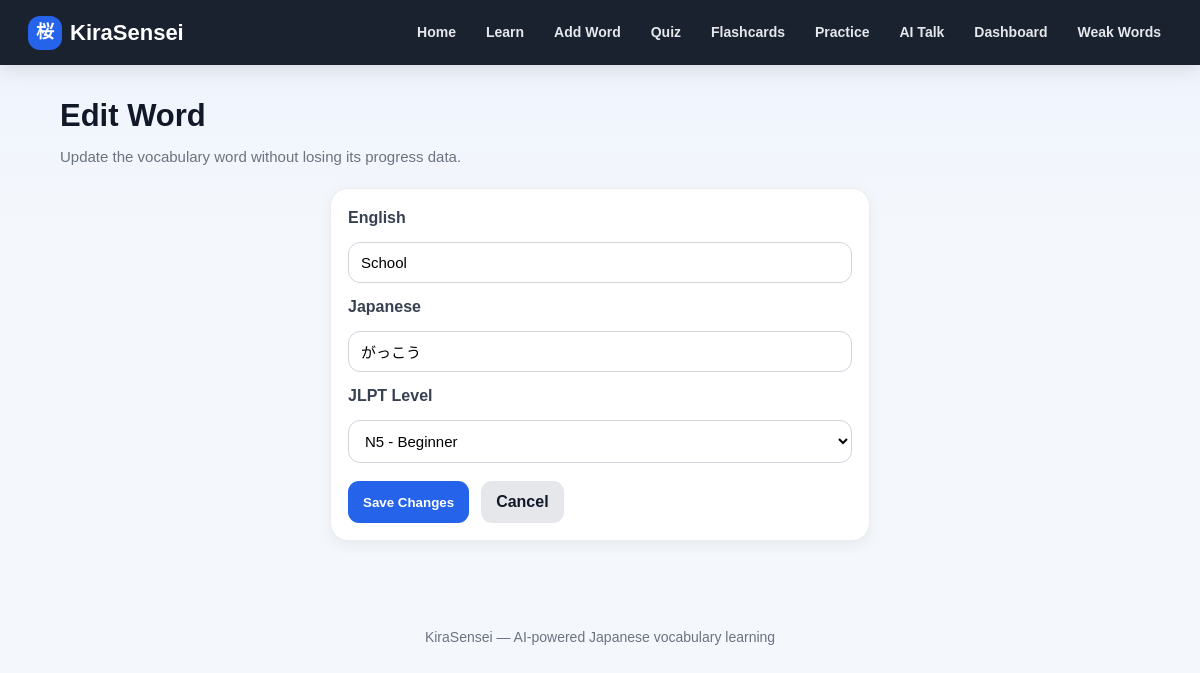
Screenshot of /edit/5 with the database file from the repository.
### tables this page shows
CREATE TABLE words (
            id INTEGER PRIMARY KEY AUTOINCREMENT,
            english TEXT NOT NULL,
            japanese TEXT NOT NULL
        , correct_count INTEGER DEFAULT 0, wrong_count INTEGER DEFAULT 0, last_reviewed TEXT, jlpt_level TEXT DEFAULT 'N5');

### app.py (the view, shortened to what this page needs)
@app.route("/edit/<int:word_id>", methods=["GET", "POST"])
def edit_word(word_id):
    conn = get_db_connection()
    word = conn.execute("SELECT * FROM words WHERE id = ?", (word_id,)).fetchone()
    if word is None:
        conn.close()
        return redirect(url_for("learn"))
    conn.close()
    return render_template("edit.html", word=word)

### app.py (called while the page is built)
def get_db_connection():
    conn = sqlite3.connect("words.db")
    conn.row_factory = sqlite3.Row
    return conn

### templates/edit.html (shortened to what this page needs)
{% extends "base.html" %}
{% block content %}
<div class="page-header">
    <h1>Edit Word</h1>
    <p>Update the vocabulary word without losing its progress data.</p>
</div>
<form method="POST" class="form-card">
    <label>English</label>
    <input type="text" name="english" value="{{ word.english }}" required>
    <label>Japanese</label>
    <input type="text" name="japanese" value="{{ word.japanese }}" required>
    <label>JLPT Level</label>
    <select name="level" required>
        <option value="N5" {% if word.jlpt_level == "N5" %}selected{% endif %}>N5 - Beginner</option>
    </select>
    <div class="form-actions">
        <button type="submit" class="btn-primary">Save Changes</button>
        <a href="{{ url_for('learn') }}" class="btn-secondary">Cancel</a>
    </div>
</form>
{% endblock %}

### static/style.css (style rules this page uses)
* { margin:0; padding:0; box-sizing:border-box; }
:root { --bg:#f4f7fb; --card:#ffffff; --text:#111827; --muted:#6b7280; --primary:#2563eb; --primary-dark:#1d4ed8; --danger:#dc2626; --danger-dark:#b91c1c; --warning:#f59e0b; --warning-dark:#d97706; --border:#e5e7eb; --shadow:0 8px 24px rgba(15,23,42,.08); --soft-shadow:0 4px 14px rgba(15,23,42,.06); }
body { font-family:Arial,sans-serif; background:linear-gradient(180deg,#eef4ff 0%,var(--bg) 240px); color:var(--text); line-height:1.5; min-height:100vh; }
a { text-decoration:none; }
.page-header { margin-bottom:20px; }
.page-header h1 { font-size:31px; margin-bottom:6px; color:var(--text); }
.page-header p { color:var(--muted); font-size:15px; }
.learn-card, .word-card, .stat-card, .quiz-card, .home-card, .empty-box, .practice-card, .feedback-box, .table-wrapper, .score-box, .form-card { background:var(--card); border-radius:18px; box-shadow:var(--soft-shadow); border:1px solid rgba(229,231,235,.75); }
.learn-card, .word-card, .stat-card, .quiz-card, .home-card, .empty-box, .practice-card, .form-card { padding:17px; }
.form-card { max-width:540px; margin:0 auto; display:flex; flex-direction:column; gap:12px; }
.form-card label { font-weight:800; color:#374151; }
.form-card input, .form-card select { padding:11px 12px; border:1px solid #d1d5db; border-radius:12px; font-size:15px; outline:none; background:white; }
.form-actions { display:flex; gap:12px; flex-wrap:wrap; margin-top:6px; }
button, .btn-primary, .btn-secondary, .edit-btn, .delete-btn, .speak-btn { transition:.2s ease; }
.btn-primary { background:var(--primary); color:white; padding:9px 15px; border-radius:11px; display:inline-block; font-weight:800; border:none; cursor:pointer; }
.btn-secondary { background:#e5e7eb; color:var(--text); padding:9px 15px; border-radius:11px; display:inline-block; font-weight:800; }

### rows the page displays
words: english "School", japanese "がっこう", level "N5 - Beginner"
